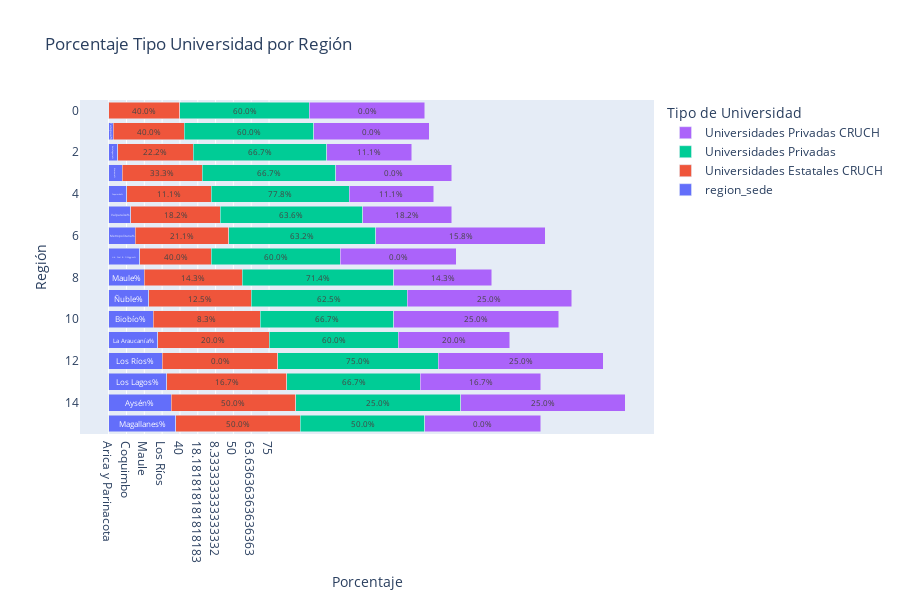

Notebook source saved alongside this figure:
### Code cell
df_tipo = pd.read_csv("../data/plots/df_tipo_universidad.csv")
plots.plotly_tipo_universidad_por_region(df_tipo)

### Figure 1 — Plotly figure (JSON) as saved in the notebook; plotly's stock layout.template omitted (floating-point values rounded to 4 significant figures)
{"data": [{"insidetextanchor": "middle", "name": "region_sede", "orientation": "h", "text": ["Arica y Parinacota%", "Tarapacá%", "Antofagasta%", "Atacama%", "Coquimbo%", "Valparaíso%", "Metropolitana%", "Lib. Gral B. O'Higgins%", "Maule%", "Ñuble%", "Biobío%", "La Araucanía%", "Los Ríos%", "Los Lagos%", "Aysén%", "Magallanes%"], "textfont": {"size": 11}, "textposition": "inside", "type": "bar", "x": ["Arica y Parinacota", "Tarapacá", "Antofagasta", "Atacama", "Coquimbo", "Valparaíso", "Metropolitana", "Lib. Gral B. O'Higgins", "Maule", "Ñuble", "Biobío", "La Araucanía", "Los Ríos", "Los Lagos", "Aysén", "Magallanes"], "y": [0, 1, 2, 3, 4, 5, 6, 7, 8, 9, 10, 11, 12, 13, 14, 15]}, {"insidetextanchor": "middle", "name": "Universidades Estatales CRUCH", "orientation": "h", "text": ["40.0%", "40.0%", "22.2%", "33.3%", "11.1%", "18.2%", "21.1%", "40.0%", "14.3%", "12.5%", "8.3%", "20.0%", "0.0%", "16.7%", "50.0%", "50.0%"], "textfont": {"size": 11}, "textposition": "inside", "type": "bar", "x": [40.0, 40.0, 22.22, 33.33, 11.11, 18.18, 21.05, 40.0, 14.29, 12.5, 8.333, 20.0, 0.0, 16.67, 50.0, 50.0], "y": [0, 1, 2, 3, 4, 5, 6, 7, 8, 9, 10, 11, 12, 13, 14, 15]}, {"insidetextanchor": "middle", "name": "Universidades Privadas", "orientation": "h", "text": ["60.0%", "60.0%", "66.7%", "66.7%", "77.8%", "63.6%", "63.2%", "60.0%", "71.4%", "62.5%", "66.7%", "60.0%", "75.0%", "66.7%", "25.0%", "50.0%"], "textfont": {"size": 11}, "textposition": "inside", "type": "bar", "x": [60.0, 60.0, 66.67, 66.67, 77.78, 63.64, 63.16, 60.0, 71.43, 62.5, 66.67, 60.0, 75.0, 66.67, 25.0, 50.0], "y": [0, 1, 2, 3, 4, 5, 6, 7, 8, 9, 10, 11, 12, 13, 14, 15]}, {"insidetextanchor": "middle", "name": "Universidades Privadas CRUCH", "orientation": "h", "text": ["0.0%", "0.0%", "11.1%", "0.0%", "11.1%", "18.2%", "15.8%", "0.0%", "14.3%", "25.0%", "25.0%", "20.0%", "25.0%", "16.7%", "25.0%", "0.0%"], "textfont": {"size": 11}, "textposition": "inside", "type": "bar", "x": [0.0, 0.0, 11.11, 0.0, 11.11, 18.18, 15.79, 0.0, 14.29, 25.0, 25.0, 20.0, 25.0, 16.67, 25.0, 0.0], "y": [0, 1, 2, 3, 4, 5, 6, 7, 8, 9, 10, 11, 12, 13, 14, 15]}], "layout": {"barmode": "stack", "height": 600, "legend": {"title": {"text": "Tipo de Universidad"}}, "title": {"text": "Porcentaje Tipo Universidad por Región"}, "xaxis": {"title": {"text": "Porcentaje"}}, "yaxis": {"autorange": "reversed", "title": {"text": "Región"}}}}
